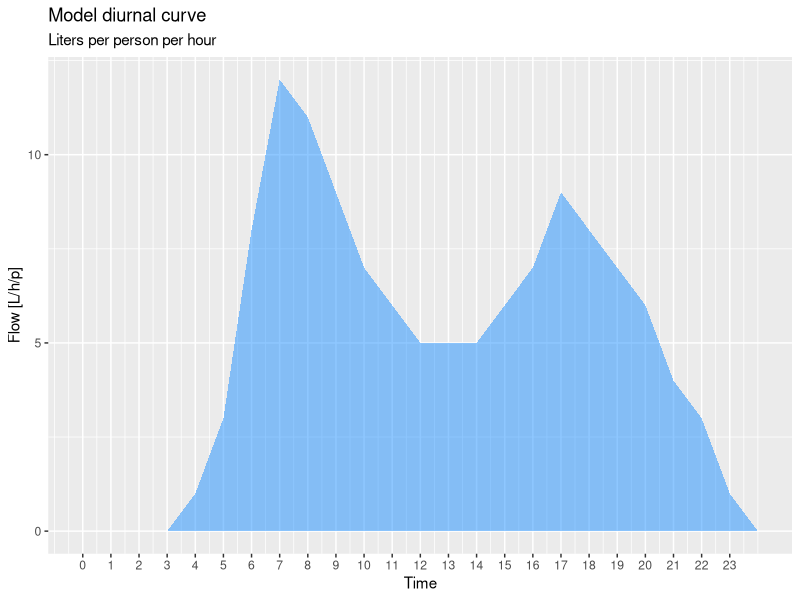
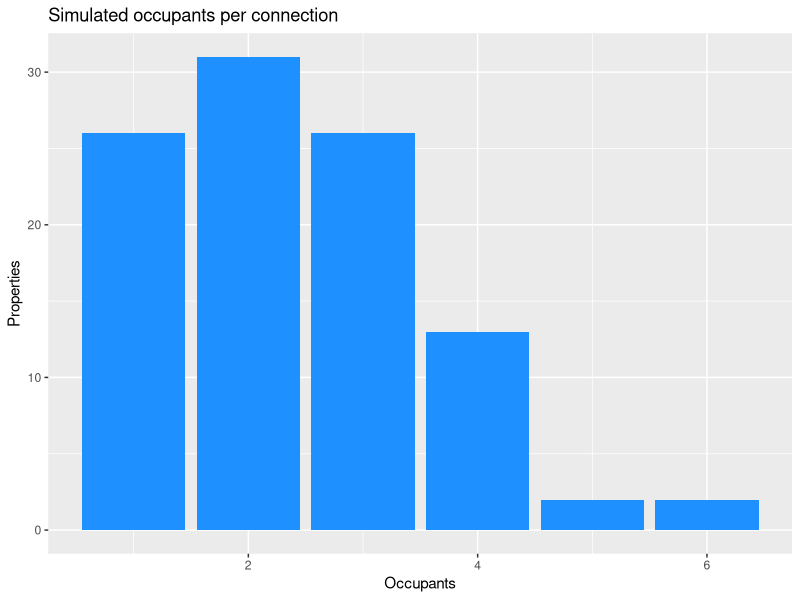
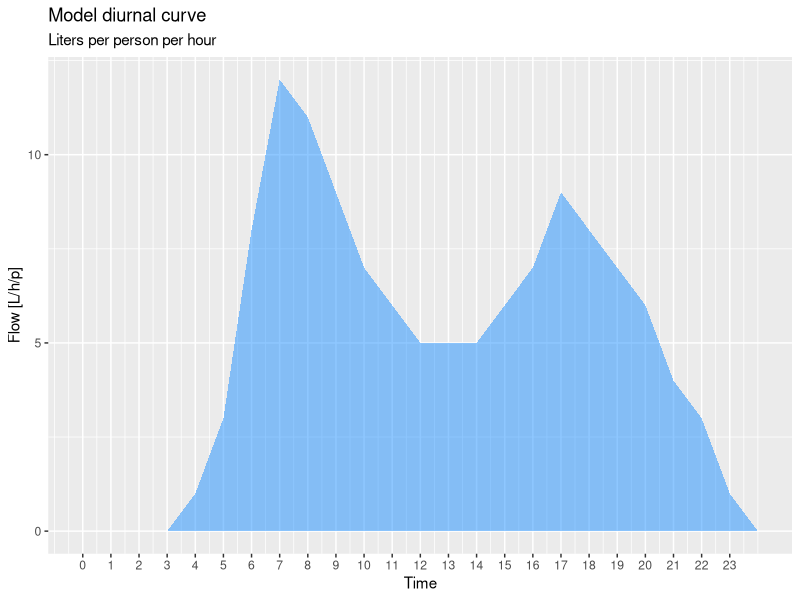
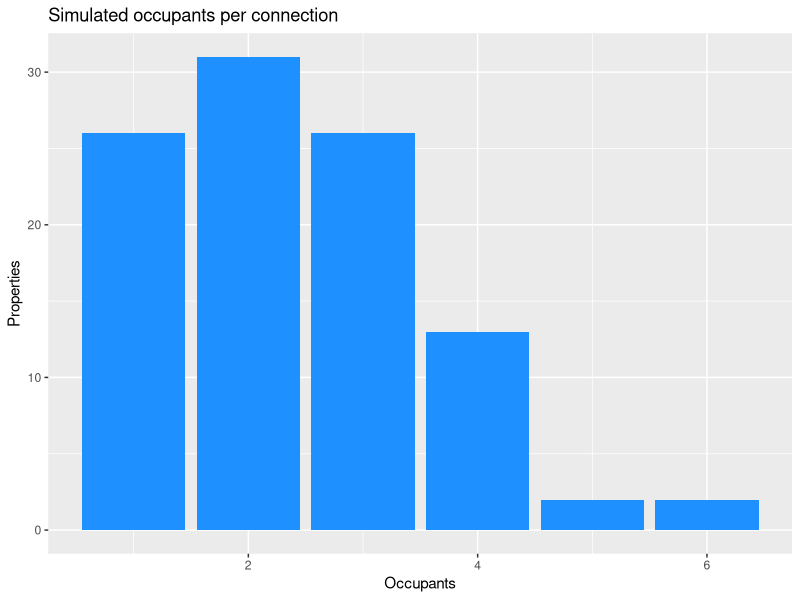

Source code (R) for these figures, in order: (Note: this script raises an error after producing the figures.)
## Digital Metering Simulation

## Libraries
library(tidyverse)

## Boundary conditions
n <- 100 # Number of services
d <- 365 # Number of days
s <- as.POSIXct("2069-07-01", tz = "Australia/Melbourne") # Start of simulation

set.seed(2069) # Seed random number generator for reproducibility
rtu <- paste("RTU", sample(1E6:9E6, n, replace = FALSE), sep = "-") # 6-digit id
offset <- sample(0:3599, n, replace = TRUE) # Unique Random offset for each RTU

## Generic Diurnal Curve
diurnal <- tibble(Time = 0:24,
                  Flow = round(c(1.36, 1.085, 0.98, 1.05, 1.58, 3.87,
                                 9.37, 13.3, 12.1, 10.3, 8.44, 7.04,
                                 6.11, 5.68, 5.58, 6.67, 8.32, 10.0,
                                 9.37, 7.73, 6.59, 5.18, 3.55, 2.11, 1)) - 1)

ggplot(diurnal, aes(Time, Flow)) + 
    geom_area(fill = "dodgerblue", alpha = 0.5) +
    scale_x_continuous(breaks = 0:23) + 
    scale_y_continuous(breaks = seq(0, 15, 5)) + 
    labs(title = "Model diurnal curve",
         subtitle = "Liters per person per hour",
         y = "Flow [L/h/p]")
ggsave("manuscript/resources/session7/model-diurnal.png", width = 8, height = 6)

diurnal <- diurnal[-24, ] # Last entry only for visualisation

## Occupants
occupants <- rpois(n, 1.5) + 1 # Number of occupants per connection
as.tibble(occupants) %>%
  ggplot(aes(occupants)) + geom_bar(fill = "dodgerblue") + 
  labs(title = "Simulated occupants per connection",
       x = "Occupants", y = "Properties")
ggsave("manuscript/resources/session7/occupants.png", width = 8, height = 6)

## Leak simulation
leaks <- rbinom(n, 1, prob = .1) * sample(10:50, n, replace = TRUE)
tibble(DevEUI = rtu, Leak = leaks) %>%
    filter(Leak > 0)

## Digital metering data simulation
sim <- matrix(ncol = 3, nrow = 24 * n * d)
colnames(sim) <- c("DeviceID", "TimeStamp", "Count")

for (i in 1:n) {
    r <- ((i - 1) * 24 * d + 1):(i * 24 * d)
    sim[r, 1] <- rep(rtu[i], each = (24 * d))
    sim[r, 2] <- seq.POSIXt(s, by = "hour", length.out = 24 * d) + offset[i]
    diurnal_service <- (diurnal$Flow * runif(1, 0.8, 1.2) * occupants[i]) + 
        (leaks[i] * runif(1, 0.8, 1.2))
    sim[r, 3] <- round(cumsum(rep(diurnal_service, d)) / 5)
}

meter_reads <- as_tibble(sim) %>%
    type_convert() %>%
    mutate(TimeStamp = as.POSIXct(TimeStamp, origin = "1970-01-01"))

write_csv(meter_reads, "casestudy3/meter_reads.csv")
